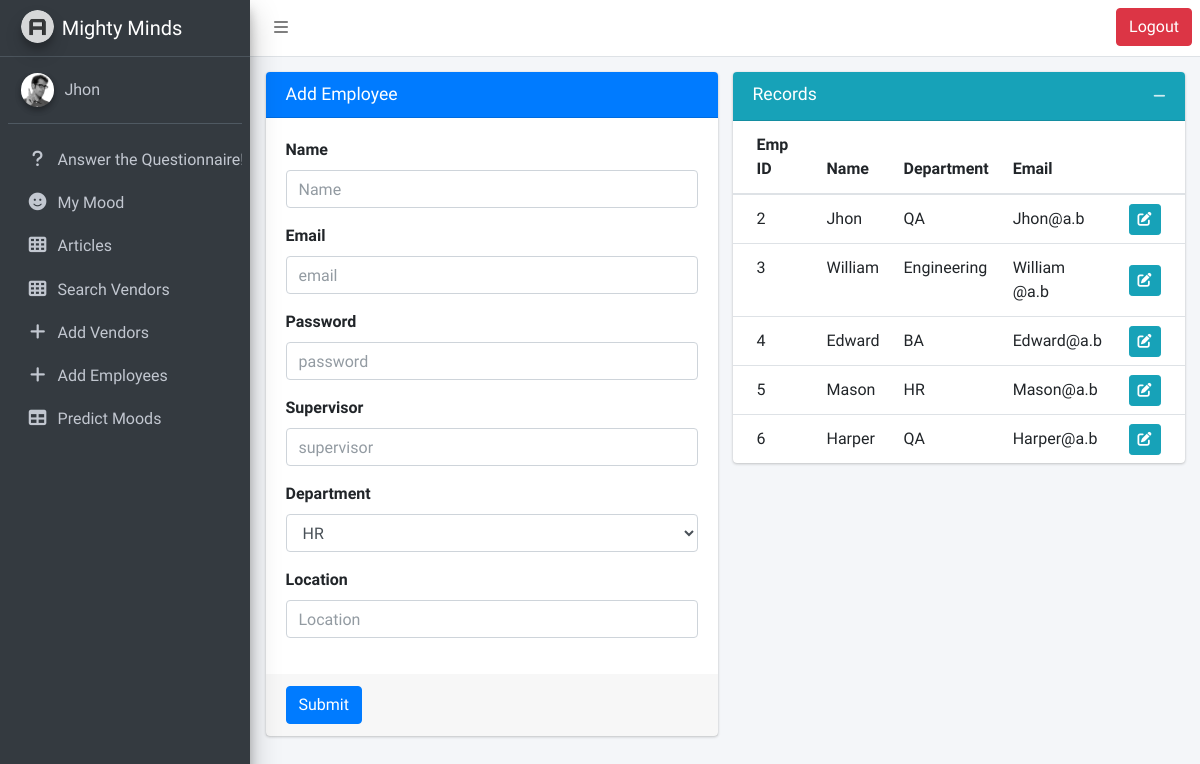
The app's page /addemployee.php (signed in) with its own data.
### tables this page shows
CREATE TABLE `employee` (
  `ID` int(11) NOT NULL,
  `Name` varchar(225) NOT NULL,
  `Password` varchar(225) NOT NULL,
  `Email` varchar(225) NOT NULL,
  `Department` varchar(225) NOT NULL,
  `Location` varchar(225) NOT NULL,
  `Supervisor` varchar(225) NOT NULL,
  `role` varchar(225) NOT NULL DEFAULT 'user'
);

### addemployee.php (the view, shortened to what this page needs)
<?php
include('layout/header.php');
include('layout/navbar.php');
include('layout/sidebar.php');
?>
<div class="content-wrapper">
  <div class="content-header">
    <div class="container-fluid">
      <div class="row">
        <div class="col-md-6">
          <div class="card card-primary">
            <div class="card-header">
              <h3 class="card-title">Add Employee</h3>
            </div>
            <form method="post" action="includes/AddEmployee.include.php">
              <div class="card-body">
                <div class="form-group">
                  <label for="name">Name</label>
                  <input id="name" name="name" type="text" class="form-control" placeholder="Name" required>
                </div>
                <div class="form-group">
                  <label for="supervisor">Email</label>
                  <input id="supervisor" name="email" type="text" class="form-control" placeholder="email" required>
                </div>
                <div class="form-group">
                  <label for="password">Password</label>
                  <input id="password" name="password" type="password" class="form-control" placeholder="password" required>
                </div>
                <div class="form-group">
                  <label for="supervisor">Supervisor</label>
                  <input id="supervisor" name="supervisor" type="text" class="form-control" placeholder="supervisor">
                </div>
                <div class="form-group">
                  <label for="department">Department</label>
                  <select name="department" class="form-control" id="department">
                    <option value="HR">HR</option>
                  </select>
                </div>
                <div class="form-group">
                  <label for="location">Location</label>
                  <input id="location" name="location" type="text" class="form-control" placeholder="Location">
                </div>
              </div>
              <div class="card-footer">
                <button type="submit" class="btn btn-primary">Submit</button>
              </div>
            </form>
          </div>
        </div>
        <div class="col-md-6">
          <div class="card card-info">
            <div class="card-header">
              <h3 class="card-title">Records</h3>
              <div class="card-tools">
                <button type="button" class="btn btn-tool" data-card-widget="collapse" title="Collapse">
                  <i class="fas fa-minus"></i>
                </button>
              </div>
            </div>
            <div class="card-body p-0">
              <table class="table">
                <thead>
                  <tr>
                    <th>Emp ID</th>
                    <th>Name</th>
                    <th>Department</th>
                    <th>Email</th>
                    <th></th>
                  </tr>
                </thead>
                <tbody>
                <?php
$Database = new Database();
$conn = $Database->getConnection();
            $sq="SELECT * FROM employee WHERE role='user'";
            $result=$conn->query($sq);
              while ($row=$result->fetch_assoc()) {
               echo "
               <tr>
               <td>".$row['ID']."</td>
               <td>".$row['Name']."</td>
               <td>".$row['Department']."</td>
               <td>".$row['Email']."</td>
               <td class='text-right py-0 align-middle'>
                 <div class='btn-group btn-group-sm'>
                   <a href='#' class='btn btn-info'><i class='fas fa-edit'></i></a>
                 </div>
               </td>
               ";
              }
                ?>
                </tbody>
              </table>
            </div>
          </div>
        </div>
      </div>
    </div>
  </div>
</div>
<?php
include('layout/footer.php');
?>

### records on screen
employee: ID "2", Name "Jhon", Department "QA", Email "Jhon@a.b"
employee: ID "3", Name "William", Department "Engineering", Email "William @a.b"
employee: ID "4", Name "Edward", Department "BA", Email "Edward@a.b"
employee: ID "5", Name "Mason", Department "HR", Email "Mason@a.b"
employee: ID "6", Name "Harper", Department "QA", Email "Harper@a.b"

### other values on screen
$_SESSION['userInfo']['Name'] "Jhon"
